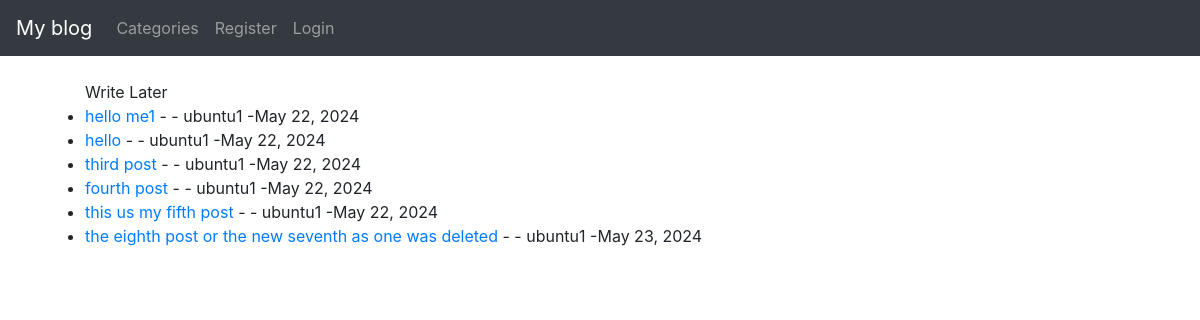
Page /category/write-later/ on the committed database.
### test1/models.py (models this page shows, shortened)
class Post(models.Model):
    title = models.CharField(max_length=255)
    header_image = models.ImageField(null=True, blank=True, upload_to="images/")
    title_tag = models.CharField(max_length=255, default="My Blog")
    author = models.ForeignKey(User, on_delete= models.CASCADE, )
    body = RichTextField(blank=True, null=True)
    post_date = models.DateField(auto_now_add=True)
    category = models.CharField(max_length=255, default='write later')
    likes = models.ManyToManyField(User, related_name='blog_posts')
    snippet = models.CharField(max_length=255)

### test1/views.py (the view)
# urls.py: path('category/<str:cats>/', CategoryView, name='category'),
def CategoryView(request, cats):
    category_posts = Post.objects.filter(category=cats.replace('-', ' '))
    return render(request, 'categories.html', {'cats': cats.title().replace('-', ' '), 'category_posts': category_posts})

### test1/templates/categories.html (shortened to what this page needs)
{% extends 'base.html' %}
{% block content %}
    {% if category_posts %}
        <ul>
            {{ cats }}
            {% for post in category_posts %}
                <li>
                    <a href="{% url 'article_detail' post.pk %}"> {{ post.title }} </a>
                    -{{ post_category }}
                    - {{post.author  }}
                    -{{ post.post_date }}
                </li>
            {% endfor %}
        </ul>
    {% else %}
        <h1>either there is error or someone made new category but did not <br> add a post to it.</h1>
    {% endif %}
{% endblock %}

### rows in the picture
Post: title "hello me1", author "ubuntu1", post_date "May 22, 2024"
Post: title "hello", author "ubuntu1", post_date "May 22, 2024"
Post: title "third post", author "ubuntu1", post_date "May 22, 2024"
Post: title "fourth post", author "ubuntu1", post_date "May 22, 2024"
Post: title "this us my fifth post", author "ubuntu1", post_date "May 22, 2024"
Post: title "the eighth post or the new seventh as one was deleted", author "ubuntu1", post_date "May 23, 2024"

### other values in the picture
{{ cats }} "Write Later"
